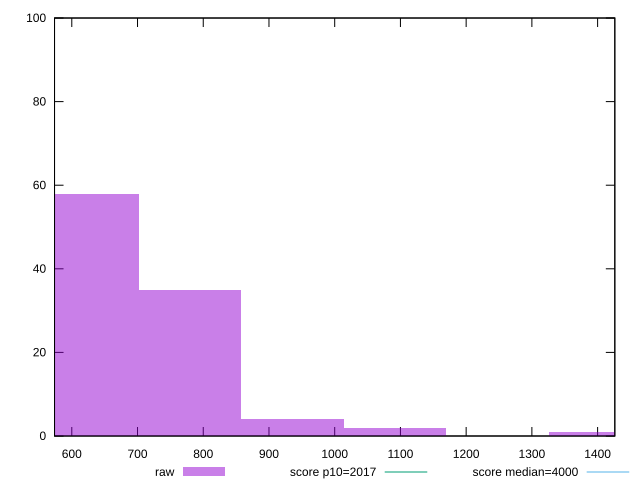

Reproduce this figure in gnuplot.
reset

$raw <<EOF
624.0442080092296 58
780.055260011537 35
936.0663120138444 4
1092.0773640161517 2
1404.0994680207666 1
EOF

set key outside below
set boxwidth 156.0110520023074
set xrange [573.7360000000002:1426.188000000001]
set yrange [0:100]
set trange [0:100]
set style fill transparent solid 0.5 noborder

set parametric
set terminal svg size 640, 490 enhanced background rgb 'white'
set output "report_00009_2021-02-08T22-37-41.559Z/mainthread-work-breakdown/samples/pages+cached+noadtech+nomedia+nocss/raw/histogram.svg"

plot $raw title "raw" with boxes, \
     2017,t title "score p10=2017", \
     4000,t title "score median=4000"

reset
